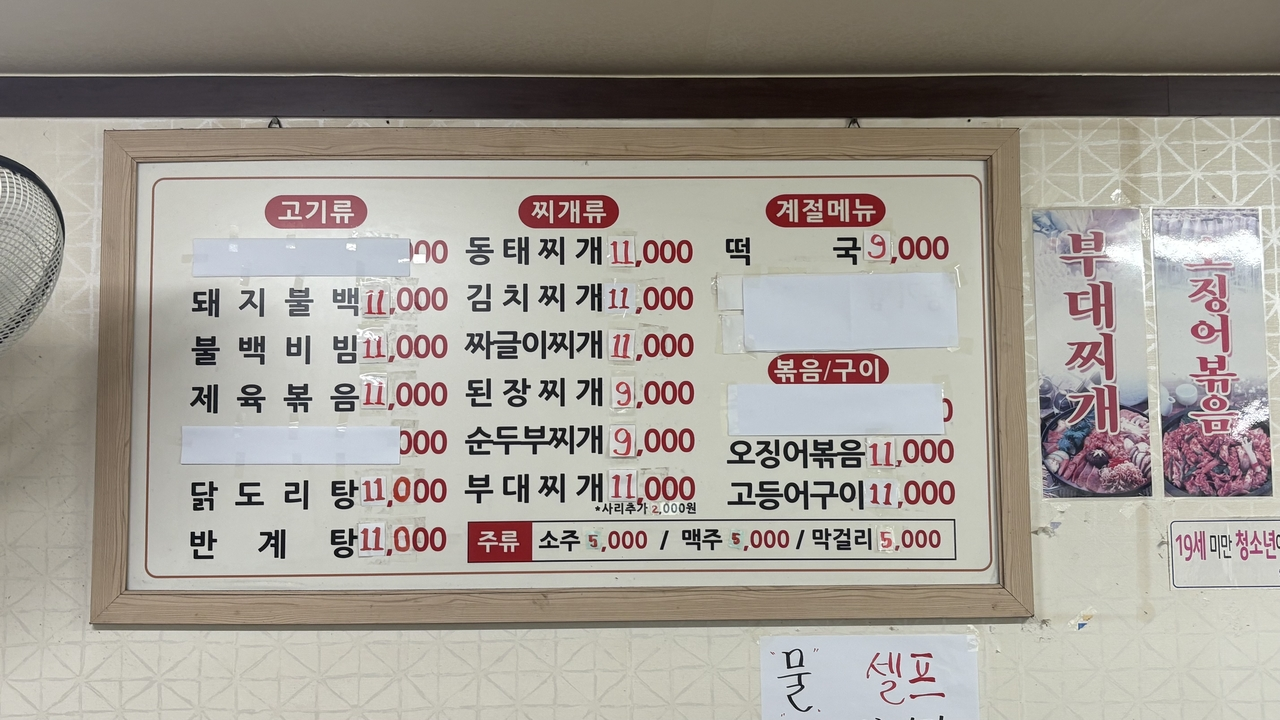
#> input picture images/menu_001.jpg, 1280 x 720 px
$ python -i image_quality.py   (imports and definitions only)   (older library calls are emulated)
#> lines starting #> are read from the running program, lines starting #| are printed output that depends on the picture; after the words box and inside, x2 and y2 are one past the last pixel; in counts of white or black regions, pixels touching at a corner belong together
from pathlib import Path


def should_preprocess_before_ocr(quality: dict) -> bool:
    """
    로컬 품질 지표로 첫 CLOVA 입력을 선택.
    해상도·흐림·기울기가 명확한 경우만 첫 호출 전에 보정.
    """
    if not quality.get("available"):
        return False

    width = int(quality.get("width") or 0)
    height = int(quality.get("height") or 0)
    blur_score = quality.get("blur_score")
    skew_angle = quality.get("skew_angle")

    low_resolution = width > 0 and height > 0 and min(width, height) < 700
    clearly_blurred = blur_score is not None and float(blur_score) < 80
    clearly_skewed = skew_angle is not None and abs(float(skew_angle)) >= 8
    return low_resolution or clearly_blurred or clearly_skewed


def analyze_image_quality(image_path: str | Path) -> dict:
#> called with image_path = '../images/menu_001.jpg'
    try:
        import cv2
        import numpy as np
    except ImportError as error:
        return {
            "available": False,
            "error": f"이미지 품질 분석 패키지를 불러오지 못했습니다: {error}",
            "score": None,
            "reasons": [],
            "suggestions": [],
        }

    path = Path(image_path)
    if not path.exists() or not path.is_file():
        return {
            "available": False,
            "error": "이미지 파일을 찾을 수 없어 품질 분석을 건너뜁니다.",
            "score": None,
            "reasons": [],
            "suggestions": [],
        }

    bgr = cv2.imread(str(path))
#> bgr is the input picture: shape (720, 1280, 3); mean B, G, R 147.7, 155.3, 161.2
    if bgr is None:
        return {
            "available": False,
            "error": "이미지 파일을 열 수 없어 품질 분석을 건너뜁니다.",
            "score": None,
            "reasons": [],
            "suggestions": [],
        }

    height, width = bgr.shape[:2]
#> height = 720; width = 1280
    gray = cv2.cvtColor(bgr, cv2.COLOR_BGR2GRAY)
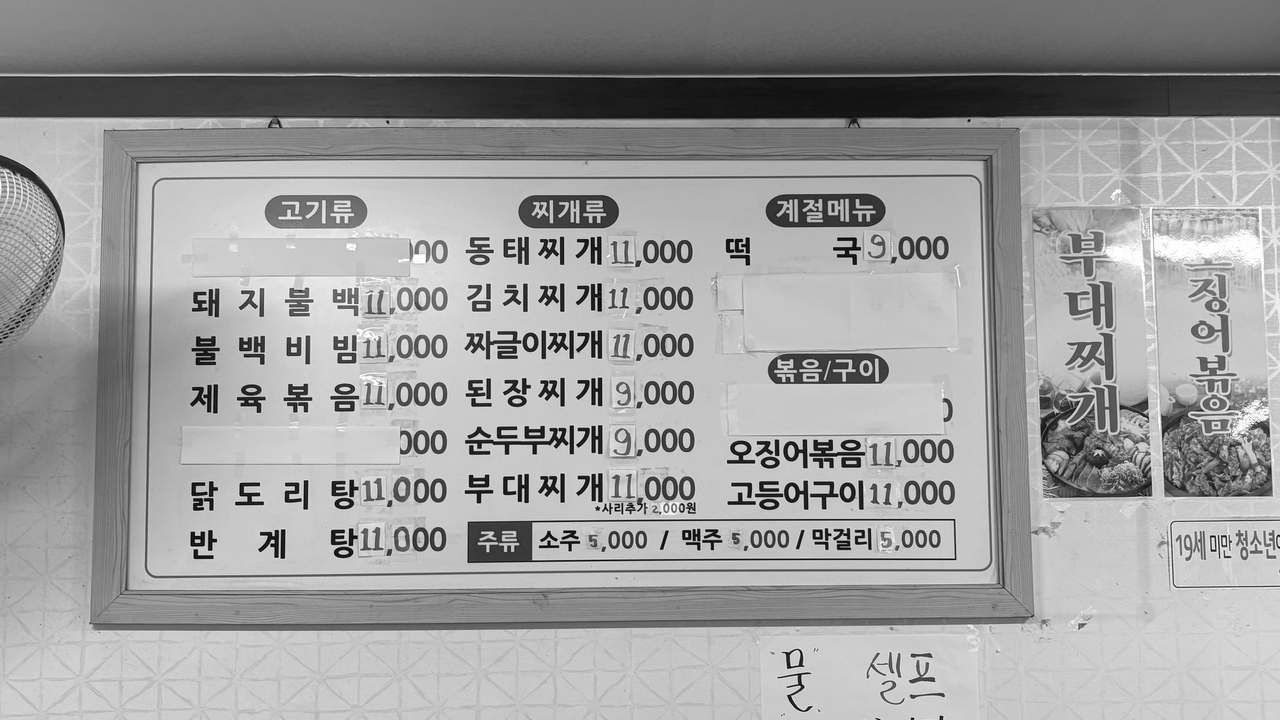
#> gray: shape (720, 1280); min 0, max 255, mean 156.2
    hsv = cv2.cvtColor(bgr, cv2.COLOR_BGR2HSV)
#> hsv: shape (720, 1280, 3); mean H, S, V 45.9, 32.9, 163

    blur_score = round(float(cv2.Laplacian(gray, cv2.CV_64F).var()), 2)
#> blur_score = 1575.8
    brightness = round(float(gray.mean()), 2)
#> brightness = 156.2
    contrast = round(float(gray.std()), 2)
#> contrast = 54.63
    glare_ratio = round(float(np.mean((hsv[:, :, 2] >= 245) & (hsv[:, :, 1] <= 45))), 4)
#> glare_ratio = 0.0039
    skew_angle = estimate_skew_angle(gray, cv2, np)

    reasons = []
    suggestions = []
    score = 100

    if min(width, height) < 600:
        score -= 25
        reasons.append("이미지 해상도가 낮아 작은 글자 판독이 어려울 수 있습니다.")
        suggestions.append("메뉴판 전체가 보이도록 더 가까이에서 촬영해주세요.")

    if blur_score < 80:
        score -= 30
        reasons.append("이미지가 흐려 글자 경계가 선명하지 않습니다.")
        suggestions.append("카메라 초점을 메뉴판 글자에 맞춘 뒤 흔들리지 않게 다시 촬영해주세요.")
    elif blur_score < 140:
        score -= 12
        reasons.append("이미지 선명도가 다소 낮습니다.")
        suggestions.append("조금 더 밝은 곳에서 초점을 맞춰 촬영하면 OCR 정확도가 좋아집니다.")

    if brightness < 65:
        score -= 18
        reasons.append("이미지가 어두워 글자 대비가 낮습니다.")
        suggestions.append("조명을 확보하거나 메뉴판을 더 밝은 위치에서 촬영해주세요.")
    elif brightness > 220:
        score -= 15
        reasons.append("이미지가 너무 밝아 글자가 날아갈 수 있습니다.")
        suggestions.append("노출을 낮추거나 빛을 직접 받지 않는 각도로 촬영해주세요.")

    if contrast < 35:
        score -= 15
        reasons.append("글자와 배경의 대비가 낮습니다.")
        suggestions.append("그림자나 반사가 적은 각도에서 메뉴판을 정면으로 촬영해주세요.")

    if glare_ratio >= 0.08:
        score -= 25
        reasons.append("강한 빛 반사로 보이는 영역이 많습니다.")
        suggestions.append("빛 반사가 사라지도록 촬영 각도를 조금 바꿔주세요.")
    elif glare_ratio >= 0.035:
        score -= 10
        reasons.append("일부 영역에 빛 반사가 있을 수 있습니다.")
        suggestions.append("반사되는 조명을 피해서 다시 촬영하면 더 안정적입니다.")

    if skew_angle is not None and abs(skew_angle) >= 8:
        score -= 15
        reasons.append("메뉴판 또는 글자가 크게 기울어져 있습니다.")
        suggestions.append("메뉴판을 화면과 평행하게 맞춰 정면에서 촬영해주세요.")
    elif skew_angle is not None and abs(skew_angle) >= 4:
        score -= 7
        reasons.append("메뉴판 또는 글자가 약간 기울어져 있습니다.")

    return {
        "available": True,
        "score": max(0, min(100, score)),
        "width": width,
        "height": height,
        "blur_score": blur_score,
        "brightness": brightness,
        "contrast": contrast,
        "glare_ratio": glare_ratio,
        "skew_angle": skew_angle,
        "reasons": dedupe(reasons),
        "suggestions": dedupe(suggestions),
    }


def estimate_skew_angle(gray, cv2, np):
    blurred = cv2.GaussianBlur(gray, (3, 3), 0)
    threshold = cv2.threshold(blurred, 0, 255, cv2.THRESH_BINARY_INV + cv2.THRESH_OTSU)[1]
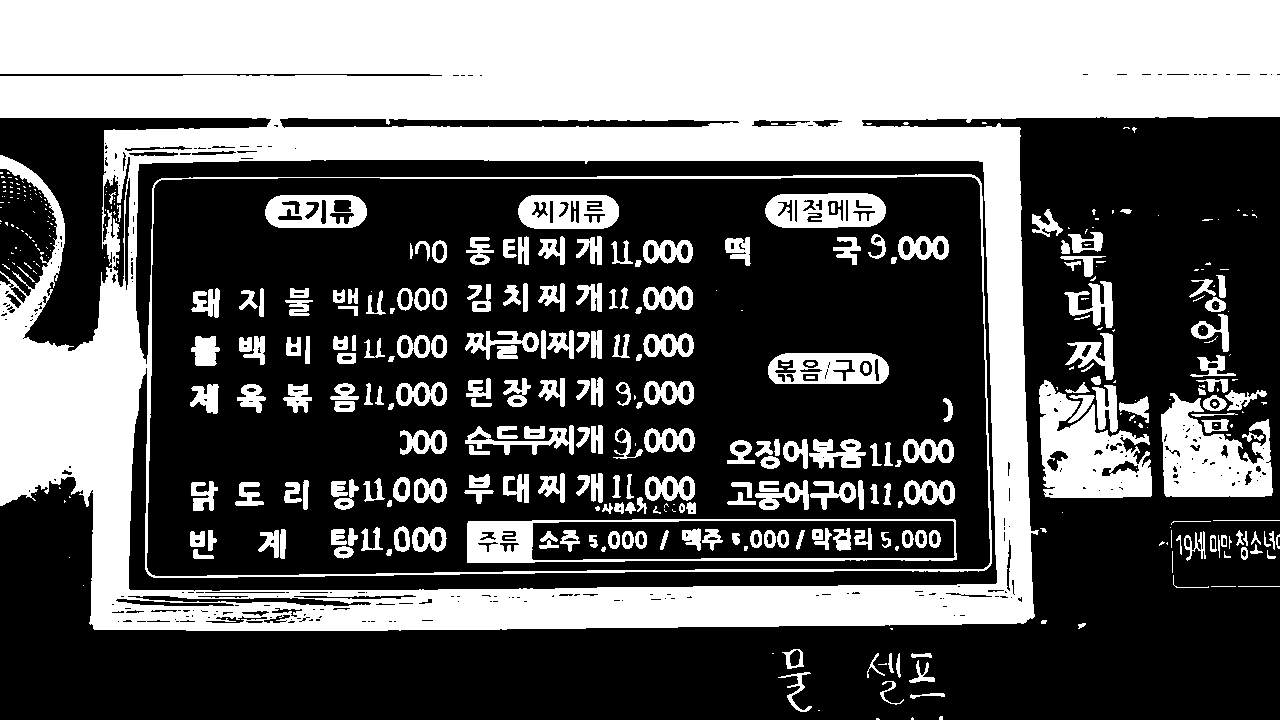
#> threshold: shape (720, 1280); 38.5% white; 426 white regions (182 under 20 px), largest, box (x1, y1, x2, y2) and area: (0, 0, 1280, 631) 271241, (1039, 380, 1152, 498) 7723, (1161, 393, 1273, 497) 7155
    kernel = cv2.getStructuringElement(cv2.MORPH_RECT, (30, 3))
    connected = cv2.dilate(threshold, kernel, iterations=1)
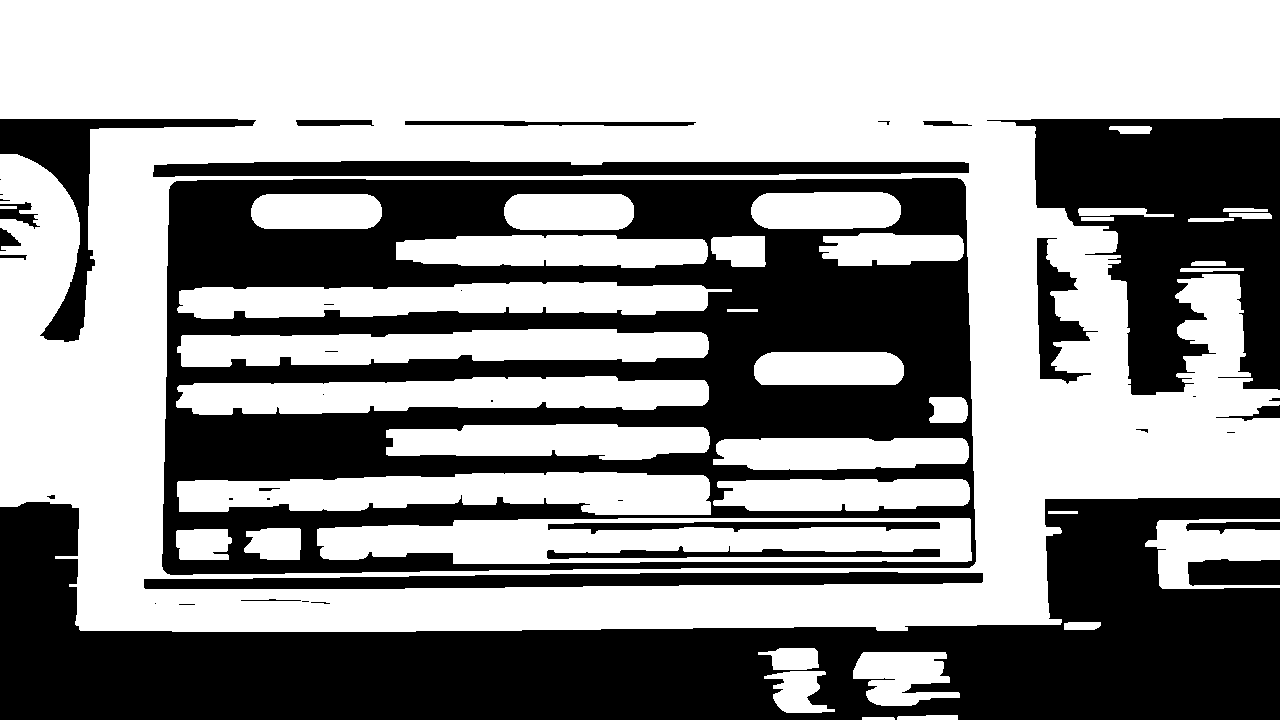
#> connected: shape (720, 1280); 57.7% white; 41 black regions (17 under 20 px), largest, box (x1, y1, x2, y2) and area: (162, 178, 976, 575) 163430, (0, 498, 1280, 720) 139778, (987, 118, 1280, 395) 43338

    coords = np.column_stack(np.where(connected > 0))
#> coords = 531526 pairs, first value 0 to 719, second value 0 to 1279
    if len(coords) < 100:
        return None

    angle = cv2.minAreaRect(coords)[-1]
#> angle = -90
    if angle < -45:
        angle = -(90 + angle)
#> angle = 0
    else:
        angle = -angle

    if abs(angle) > 45:
        return None

    return round(float(angle), 2)


def dedupe(values: list[str]) -> list[str]:
    seen = set()
    result = []
    for value in values:
        if value in seen:
            continue
        seen.add(value)
        result.append(value)
    return result

>>> result = analyze_image_quality('../images/menu_001.jpg')
#> result = 11 items

$ run again, on images/menu_002.jpg
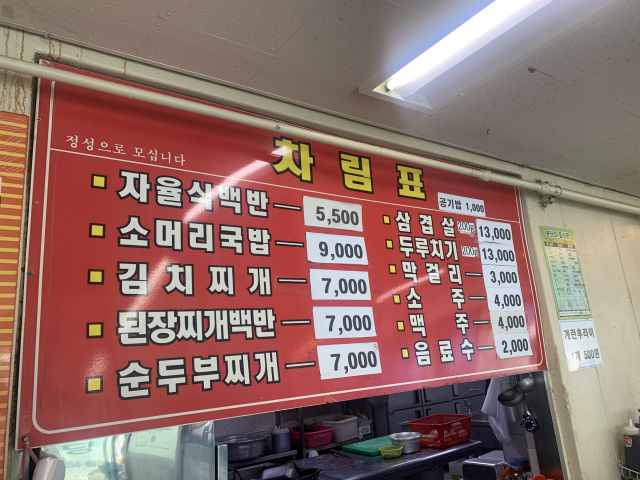
#> input picture images/menu_002.jpg, 1280 x 960 px (shown at 1/2 size)
#> in analyze_image_quality, bgr is the input picture: shape (960, 1280, 3); mean B, G, R 104.9, 110.6, 143.1
#> in analyze_image_quality, `gray = cv2.cvtColor(bgr, cv2.COLOR_BGR2GRAY)`:
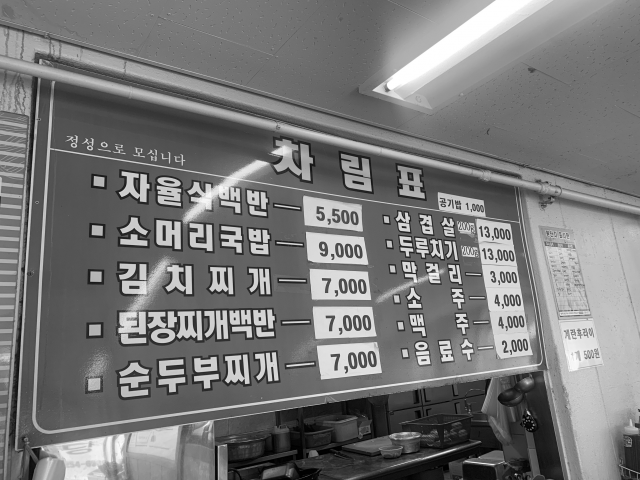
#> gray: shape (960, 1280) (shown at 1/2 size); min 0, max 255, mean 119.7
#> hsv: shape (960, 1280, 3); mean H, S, V 49.6, 81.6, 146.5
#> blur_score = 1069.9
#> brightness = 119.7
#> contrast = 53.74
#> glare_ratio = 0.0145
#> threshold: shape (960, 1280); 69.2% white; 390 black regions (158 under 20 px), largest, box (x1, y1, x2, y2) and area: (1039, 396, 1280, 960) 89598, (745, 0, 1271, 228) 59905, (65, 194, 1085, 867) 41943
#> in estimate_skew_angle, `connected = cv2.dilate(threshold, kernel, iterations=1)`:
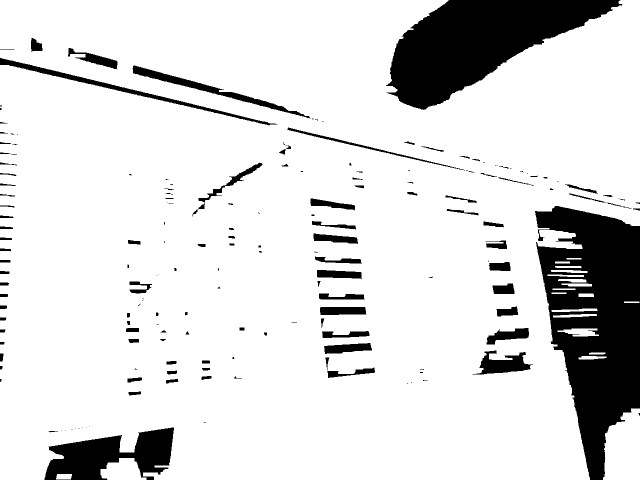
#> connected: shape (960, 1280) (shown at 1/2 size); 85.8% white; 182 black regions (72 under 20 px), largest, box (x1, y1, x2, y2) and area: (1070, 412, 1280, 960) 69583, (772, 0, 1245, 220) 52006, (89, 855, 348, 960) 15578
#> coords = 1054214 pairs, first value 0 to 959, second value 0 to 1279
#> in estimate_skew_angle, `angle = cv2.minAreaRect(coords)[-1]`: angle = -90
#> in estimate_skew_angle, `angle = -(90 + angle)`: angle = 0
#> result = 11 items

$ run again, on images/menu_003.jpg
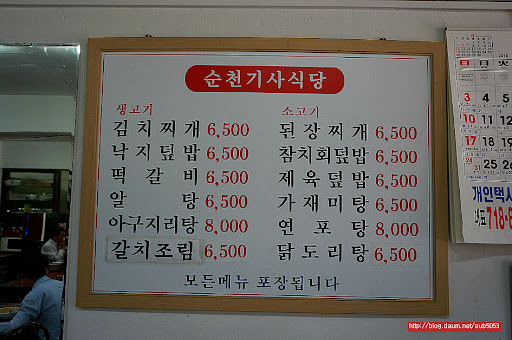
#> input picture images/menu_003.jpg, 512 x 340 px
#> in analyze_image_quality, bgr is the input picture: shape (340, 512, 3); mean B, G, R 97.5, 101.9, 105.6
#> hsv: shape (340, 512, 3); mean H, S, V 64.5, 55, 111.4
#> blur_score = 5046.6
#> brightness = 102.5
#> contrast = 39.85
#> glare_ratio = 0.0002
#> in estimate_skew_angle, `threshold = cv2.threshold(blurred, 0, 255, cv2.THRESH_BINARY_INV + cv2..`:
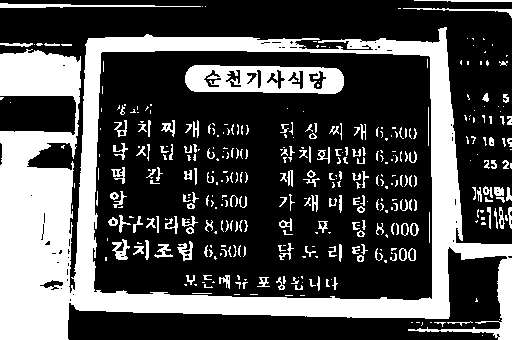
#> threshold: shape (340, 512); 30.7% white; 388 white regions (227 under 20 px), largest, box (x1, y1, x2, y2) and area: (0, 27, 512, 340) 40964, (185, 65, 344, 94) 3371, (0, 3, 201, 8) 484
#> in estimate_skew_angle, `connected = cv2.dilate(threshold, kernel, iterations=1)`:
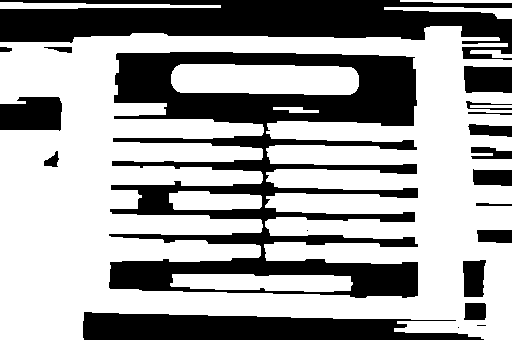
#> connected: shape (340, 512); 63% white; 20 black regions (3 under 20 px), largest, box (x1, y1, x2, y2) and area: (109, 52, 418, 298) 32364, (0, 0, 512, 60) 17323, (83, 312, 484, 340) 8107
#> coords = 109691 pairs, first value 0 to 339, second value 0 to 511
#> in estimate_skew_angle, `angle = cv2.minAreaRect(coords)[-1]`: angle = -90
#> in estimate_skew_angle, `angle = -(90 + angle)`: angle = 0
#> result = 11 items

$ run again, on images/menu_004.jpg
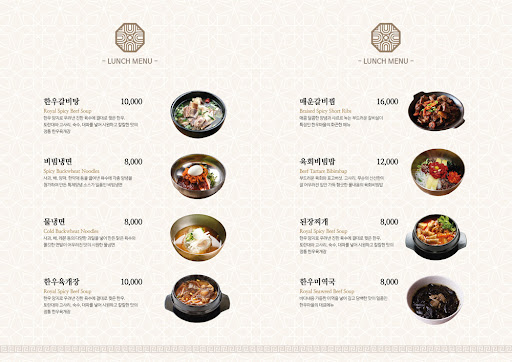
#> input picture images/menu_004.jpg, 512 x 362 px
#> in analyze_image_quality, bgr is the input picture: shape (362, 512, 3); mean B, G, R 222.7, 229.1, 234.7
#> hsv: shape (362, 512, 3); mean H, S, V 20.3, 18.1, 234.8
#> blur_score = 2807.8
#> brightness = 229.9
#> contrast = 48.19
#> glare_ratio = 0.821
#> in estimate_skew_angle, `threshold = cv2.threshold(blurred, 0, 255, cv2.THRESH_BINARY_INV + cv2..`:
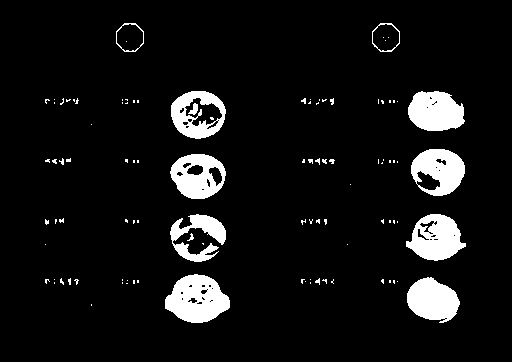
#> threshold: shape (362, 512); 7.8% white; 103 white regions (89 under 20 px), largest, box (x1, y1, x2, y2) and area: (165, 274, 230, 323) 2183, (406, 214, 466, 261) 1808, (408, 91, 465, 131) 1785
#> in estimate_skew_angle, `connected = cv2.dilate(threshold, kernel, iterations=1)`:
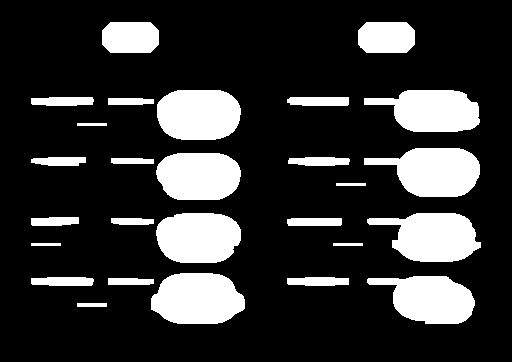
#> connected: shape (362, 512); 20.2% white; 27 white regions, largest, box (x1, y1, x2, y2) and area: (151, 273, 245, 324) 3876, (364, 148, 480, 197) 3750, (367, 213, 481, 262) 3710
#> coords = 37453 pairs, first value 22 to 323, second value 31 to 480
#> in estimate_skew_angle, `angle = cv2.minAreaRect(coords)[-1]`: angle = -90
#> in estimate_skew_angle, `angle = -(90 + angle)`: angle = 0
#> result = 11 items
